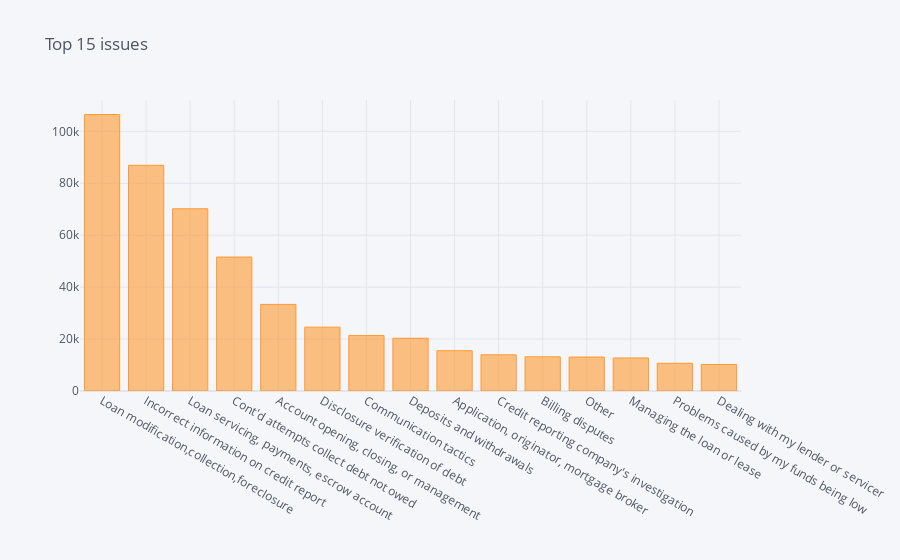

Notebook code cell kept with this figure:
### Markdown cell above
### 1. Top 15 issues

### Code cell
sns.set(style='white')
consumer_data['Issue'].str.strip("'").value_counts()[0:15].iplot(kind='bar',title='Top 15 issues',fontsize=14,color='orange')

### Figure 1 — Plotly figure (JSON) as saved in the notebook; plotly's stock layout.template omitted (floating-point values rounded to 4 significant figures)
{"data": [{"marker": {"color": "rgba(255, 153, 51, 0.6)", "line": {"color": "rgba(255, 153, 51, 1.0)", "width": 1}}, "name": "Issue", "orientation": "v", "text": "", "type": "bar", "x": ["Loan modification,collection,foreclosure", "Incorrect information on credit report", "Loan servicing, payments, escrow account", "Cont'd attempts collect debt not owed", "Account opening, closing, or management", "Disclosure verification of debt", "Communication tactics", "Deposits and withdrawals", "Application, originator, mortgage broker", "Credit reporting company's investigation", "Billing disputes", "Other", "Managing the loan or lease", "Problems caused by my funds being low", "Dealing with my lender or servicer"], "y": [106455, 86904, 70166, 51590, 33347, 24578, 21344, 20325, 15518, 13939, 13170, 13081, 12718, 10662, 10222]}], "layout": {"legend": {"bgcolor": "#F5F6F9", "font": {"color": "#4D5663"}}, "paper_bgcolor": "#F5F6F9", "plot_bgcolor": "#F5F6F9", "title": {"font": {"color": "#4D5663"}, "text": "Top 15 issues"}, "xaxis": {"gridcolor": "#E1E5ED", "showgrid": true, "tickfont": {"color": "#4D5663"}, "title": {"font": {"color": "#4D5663"}, "text": ""}, "zerolinecolor": "#E1E5ED"}, "yaxis": {"gridcolor": "#E1E5ED", "showgrid": true, "tickfont": {"color": "#4D5663"}, "title": {"font": {"color": "#4D5663"}, "text": ""}, "zerolinecolor": "#E1E5ED"}}}
